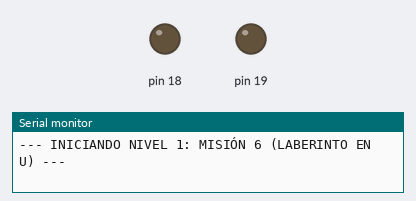
This sketch was run on a simulated Arduino Uno, built with avr-gcc and run on an emulated ATmega328P. On the bench: output pins drawn as LEDs (lit = HIGH), the last lines printed to the serial monitor.

Above: at 0.1 s.
At 7.1 s:
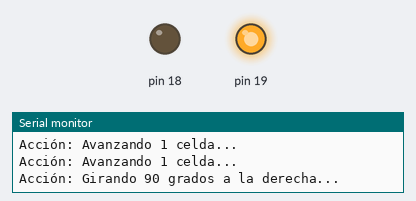
At 14.8 s:
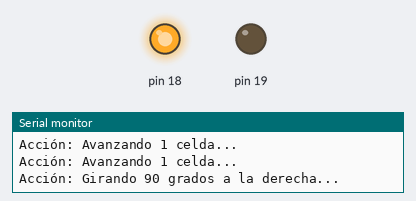
Timing chart, 0 to 16.3 s (numbered marks = the images above):
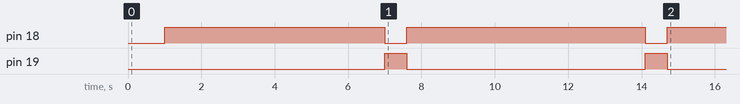

The sketch:

mision_6_laberinto_u.ino
```cpp
/**
 * @file mision_6_laberinto_u.ino
 * @brief Nivel 1 - Misión 6: Laberinto en U
 * @details Recorrer un pasillo en forma de U usando bucles for secuenciales.
 * @author Sistema BEKIE / WIRED
 */

#include "../logic.h"

void setup() {
  Serial.begin(115200);
  Serial.println("--- INICIANDO NIVEL 1: MISIÓN 6 (LABERINTO EN U) ---");

  inicializarHardware();
  delay(1000);

  // 1. Primer tramo recto (Avanzar 4 celdas)
  Serial.println("[FOR 1] Avanzando 4 celdas...");
  for (int i = 0; i < 4; i++) {
    avanzarPaso();
    delay(100);
  }

  // Giro 1
  girarDerecha90();
  delay(300);

  // 2. Segundo tramo recto (Avanzar 4 celdas)
  Serial.println("[FOR 2] Avanzando 4 celdas...");
  for (int i = 0; i < 4; i++) {
    avanzarPaso();
    delay(100);
  }

  // Giro 2
  girarDerecha90();
  delay(300);

  // 3. Tercer tramo recto (Avanzar 2 celdas hasta la meta)
  Serial.println("[FOR 3] Avanzando 2 celdas...");
  for (int i = 0; i < 2; i++) {
    avanzarPaso();
    delay(100);
  }

  detenerRobot();
  Serial.println("--- MISIÓN 6 COMPLETADA ---");
}

void loop() {
}
```
